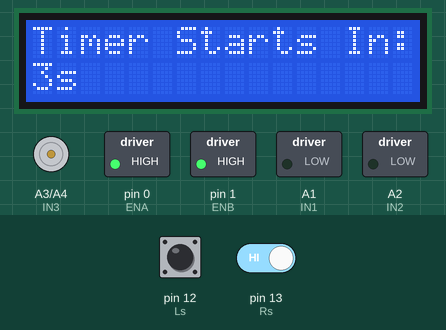
A sketch run on a simulated Arduino Uno, built with avr-gcc and run on an emulated ATmega328P. On the bench: 16×2 character LCD, motor-driver pin pairs drawn as motors (green arrow = first pin HIGH = forward, orange = second pin HIGH = backward, longer = more drive), switched loads named in the sketch (green lamp = pin HIGH). The inputs (shaded band) are chosen by the test bench; at power-on: pin 13 (Rs) HIGH, pin 12 (Ls) HIGH. At 6.7 s the program stops and its outputs stay as they are.

Above: at 2.5 s.
At 6.69 s:
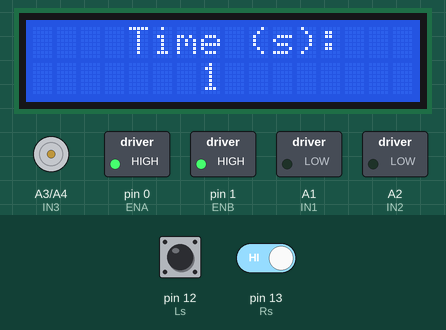
6.7 s: pin 13 (Rs) driven LOW
At 7.5 s:
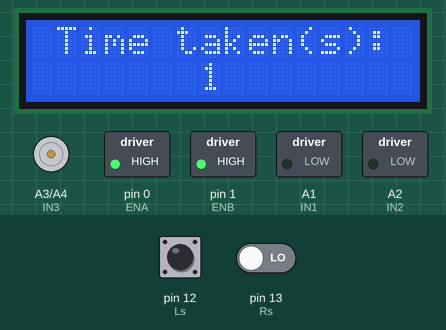
Timing chart, 0 to 8.2 s (numbered marks = the images above; inputs shaded):
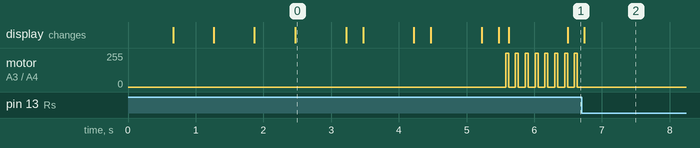

The sketch:

LineFollowingCode.ino
```cpp
#include <LiquidCrystal.h>

/*LCD*/
const int pin_RS = 8;
const int pin_EN = 9;
const int pin_d4 = 4;
const int pin_d5 = 5;
const int pin_d6 = 6;
const int pin_d7 = 7;
const int pin_BL = 10;
LiquidCrystal lcd( pin_RS,  pin_EN,  pin_d4,  pin_d5,  pin_d6,  pin_d7);

/*Motors*/
int IN1 = A1;
int IN2 = A2;
int IN3 = A3;
int IN4 = A4;
int ENA = 0;
int ENB = 1;

/*IR Sensors*/
int Ls = 12;
int Rs = 13;

void setup()
{
  pinMode(IN1,OUTPUT);
  pinMode(IN2,OUTPUT);
  pinMode(IN3,OUTPUT);
  pinMode(IN4,OUTPUT);
  pinMode(ENA,OUTPUT);
  pinMode(ENB,OUTPUT);
  pinMode(Ls,INPUT);
  pinMode(Rs,INPUT);

  /*Motor Speed 130 is minimum speed*/
  analogWrite(ENA, 130);
  analogWrite(ENB, 130);

  /*Start Up sequence*/
  lcd.begin(16,2);
  lcd.print("All Systems");
  lcd.setCursor(0,1);
  lcd.print("Boot Up");
  delay(600);
  lcd.print(".");
  delay(600);
  lcd.print(".");
  delay(600);
  lcd.print(".");
  delay(600);
  lcd.clear();
  lcd.setCursor(0,0);
  lcd.print("Timer Starts In:");
  lcd.setCursor(0,1);
  lcd.print("3s");
  delay(750);
  lcd.setCursor(0,1);
  lcd.print("  ");
  delay(250);
  lcd.setCursor(0,1);
  lcd.print("2s");
  delay(750);
  lcd.setCursor(0,1);
  lcd.print("  ");
  delay(250);
  lcd.setCursor(0,1);
  lcd.print("1s");
  delay(750);
  lcd.setCursor(0,1);
  lcd.print("  ");
  delay(250);
  lcd.clear();
  lcd.setCursor(4,0);
  lcd.print("Time (s):");
}

void loop()
{
   int c = 17;
   while (c==17)
   {
    int x;
    int y;
    delay(100);
    x = digitalRead(Ls);
    y = digitalRead(Rs);
    if (x==LOW && y==LOW)
    {
     left();
    }
    else if (x==HIGH && y==HIGH)
    {
     right();
    }
    else if (x==LOW && y==HIGH)
    {
     front();
    }
    else
    {
     c=18;
    }
    unsigned long totalTime = millis();
    int t = (totalTime - 5400) / 1000;
    lcd.setCursor(7,1);
    lcd.print(t);
   }
   lcd.setCursor(0,0);
   lcd.print(" Time taken(s):");
   while (c==18)
   {
    finish();
   }
}

/*Car stops after short delay due to minimum speed being too fast*/
void front()
{
  digitalWrite(IN1, HIGH);
  digitalWrite(IN2, LOW);
  digitalWrite(IN3, HIGH);
  digitalWrite(IN4, LOW);
  delay(15);
  digitalWrite(IN1, LOW);
  digitalWrite(IN2, LOW);
  digitalWrite(IN3, LOW);
  digitalWrite(IN4, LOW);
}

void left()
{
  digitalWrite(IN1, HIGH);
  digitalWrite(IN2, LOW);
  digitalWrite(IN3, LOW);
  digitalWrite(IN4, LOW);
  delay(45);
  digitalWrite(IN1, LOW);
  digitalWrite(IN2, LOW);
  digitalWrite(IN3, LOW);
  digitalWrite(IN4, LOW);
}

void right()
{
  digitalWrite(IN1, LOW);
  digitalWrite(IN2, LOW);
  digitalWrite(IN3, HIGH);
  digitalWrite(IN4, LOW);
  delay(45);
  digitalWrite(IN1, LOW);
  digitalWrite(IN2, LOW);
  digitalWrite(IN3, LOW);
  digitalWrite(IN4, LOW);
}

void finish()
{
  digitalWrite(IN1, LOW);
  digitalWrite(IN2, LOW);
  digitalWrite(IN3, LOW);
  digitalWrite(IN4, LOW);
}
```

Measured:
- after the input at 6.7 s, motor on A3 (IN3) / A4 (IN4): stops changing and stays stopped; the display: changes at once (image 2)
- by itself, motor on A3 (IN3) / A4 (IN4): alternates forward 255/255 for 0.05 s and stopped for 0.10 s
- what the display in image 0 shows lasts 0.7 s, from 2.5 s to 3.2 s
